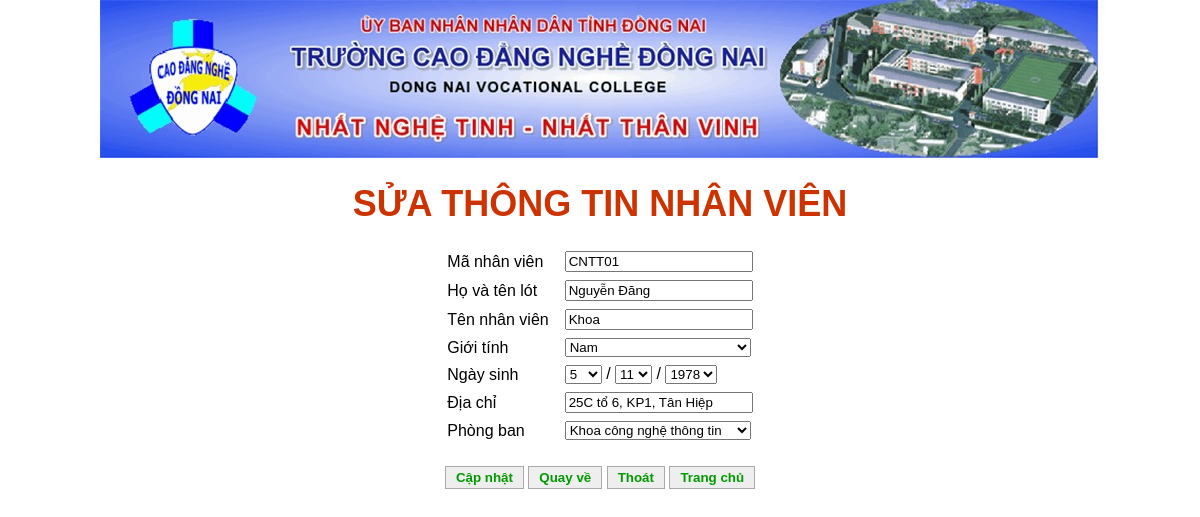
Page /Quan_ly_nhan_vien/sua.php?manv=CNTT01 (signed in) on the committed database.
### tables this page shows
CREATE TABLE `nhanvien` (
  `manv` varchar(10) NOT NULL,
  `ho` varchar(50) NOT NULL,
  `ten` varchar(30) NOT NULL,
  `phai` tinyint(1) NOT NULL DEFAULT 1,
  `ngaysinh` date NOT NULL,
  `diachi` varchar(150) DEFAULT NULL,
  `mapb` varchar(10) NOT NULL
);

### Quan_ly_nhan_vien/sua.php (the view, shortened to what this page needs)
<?php
include "ketnoi.php";
if (isset($_POST['btCapnhat'])) {
    $manv = $_POST['manv'];
    $ho = $_POST['ho'];
    $ten = $_POST['ten'];
    $phai = $_POST['phai'];
    $ngaysinh = $_POST['nam'] . "-" . $_POST['thang'] . "-" . $_POST['ngay'];
    $diachi = $_POST['diachi'];
    $mapb = $_POST['mapb'];
    $sql = "update nhanvien set ho = '$ho', ten = '$ten', phai = $phai, ngaysinh = '$ngaysinh', diachi = '$diachi', mapb = '$mapb' where manv = '$manv'";
    if (mysqli_query($conn, $sql))
        $tbao = "Cập nhật thành công";
    else
        $tbao = "Cập nhật thất bại";
} else {
    $manv = $_GET['manv'];
}
$rs = mysqli_query($conn, "select * from nhanvien where manv = '$manv'");
$nv = mysqli_fetch_assoc($rs);
$ngay = date("j", strtotime($nv['ngaysinh']));
$thang = date("n", strtotime($nv['ngaysinh']));
$nam = date("Y", strtotime($nv['ngaysinh']));
?>
<!Doctype html>
<html>
<head>
<link href="style.css" rel="stylesheet" type="text/css">
</head>
<body>
<div id="container">
  <?php include "banner.php"; ?>
  <h1>SỬA THÔNG TIN NHÂN VIÊN</h1>
  <form method="post" action="">
    <table class="form">
      <tr><td>Mã nhân viên</td><td><input type="text" name="manv" value="<?php echo $nv['manv']; ?>" readonly></td></tr>
      <tr><td>Họ và tên lót</td><td><input type="text" name="ho" value="<?php echo $nv['ho']; ?>"></td></tr>
      <tr><td>Tên nhân viên</td><td><input type="text" name="ten" value="<?php echo $nv['ten']; ?>"></td></tr>
      <tr><td>Giới tính</td><td>
        <select name="phai" style="width:186px">
          <option value="1" <?php if ($nv['phai'] == 1) echo "selected"; ?>>Nam</option>
        </select></td></tr>
      <tr><td>Ngày sinh</td><td>
        <select name="ngay">
          <?php
          for ($i = 1; $i <= 31; $i++) {
              if ($i == $ngay)
                  echo "<option value='$i' selected>$i</option>";
              else
                  echo "<option value='$i'>$i</option>";
          }
          ?>
        </select> /
        <select name="thang">
          <?php
          for ($i = 1; $i <= 12; $i++) {
              if ($i == $thang)
                  echo "<option value='$i' selected>$i</option>";
              else
                  echo "<option value='$i'>$i</option>";
          }
          ?>
        </select> /
        <select name="nam">
          <?php
          for ($i = 2017; $i >= 1950; $i--) {
              if ($i == $nam)
                  echo "<option value='$i' selected>$i</option>";
              else
                  echo "<option value='$i'>$i</option>";
          }
          ?>
        </select></td></tr>
      <tr><td>Địa chỉ</td><td><input type="text" name="diachi" value="<?php echo $nv['diachi']; ?>"></td></tr>
      <tr><td>Phòng ban</td><td>
        <select name="mapb" style="width:186px">
          <?php
          $rs = mysqli_query($conn, "select * from phongban");
          while ($row = mysqli_fetch_assoc($rs)) {
              if ($row['mapb'] == $nv['mapb'])
                  echo "<option value='" . $row['mapb'] . "' selected>" . $row['tenpb'] . "</option>";
              else
                  echo "<option value='" . $row['mapb'] . "'>" . $row['tenpb'] . "</option>";
          }
          ?>
        </select></td></tr>
    </table>
    <div class="nut">
      <input type="submit" name="btCapnhat" value="Cập nhật">
      <input type="submit" name="btQuayve" value="Quay về">
      <input type="submit" name="btThoat" value="Thoát">
      <input type="submit" name="btTrangchu" value="Trang chủ">
    </div>
  </form>
</div>
</body>
</html>

### Quan_ly_nhan_vien/style.css (style rules this page uses)
body { font-family: Arial, Helvetica, sans-serif; font-size: 16px; margin: 0; }
#container { width: 1000px; margin: 0 auto; }
h1 { text-align: center; color: #cc3300; font-size: 36px; margin: 25px 0 20px 0; }
table.form { margin: 0 auto; border-collapse: separate; border-spacing: 4px; }
table.form td { padding: 2px 6px; }
input[type=text], input[type=password] { width: 180px; }
input[type=submit], input[type=button] { cursor: pointer; font-weight: bold; color: #009900; padding: 3px 10px; background: #eee; border: 1px solid #aaa; }
.nut { text-align: center; margin: 20px 0 0 0; }

### rows in the picture
nhanvien: manv "CNTT01", ho "Nguyễn Đăng", ten "Khoa", phai "Nam", ngay "5", thang "11", nam "1978", diachi "25C tổ 6, KP1, Tân Hiệp"

### other values in the picture
form field mapb "Khoa công nghệ thông tin"
